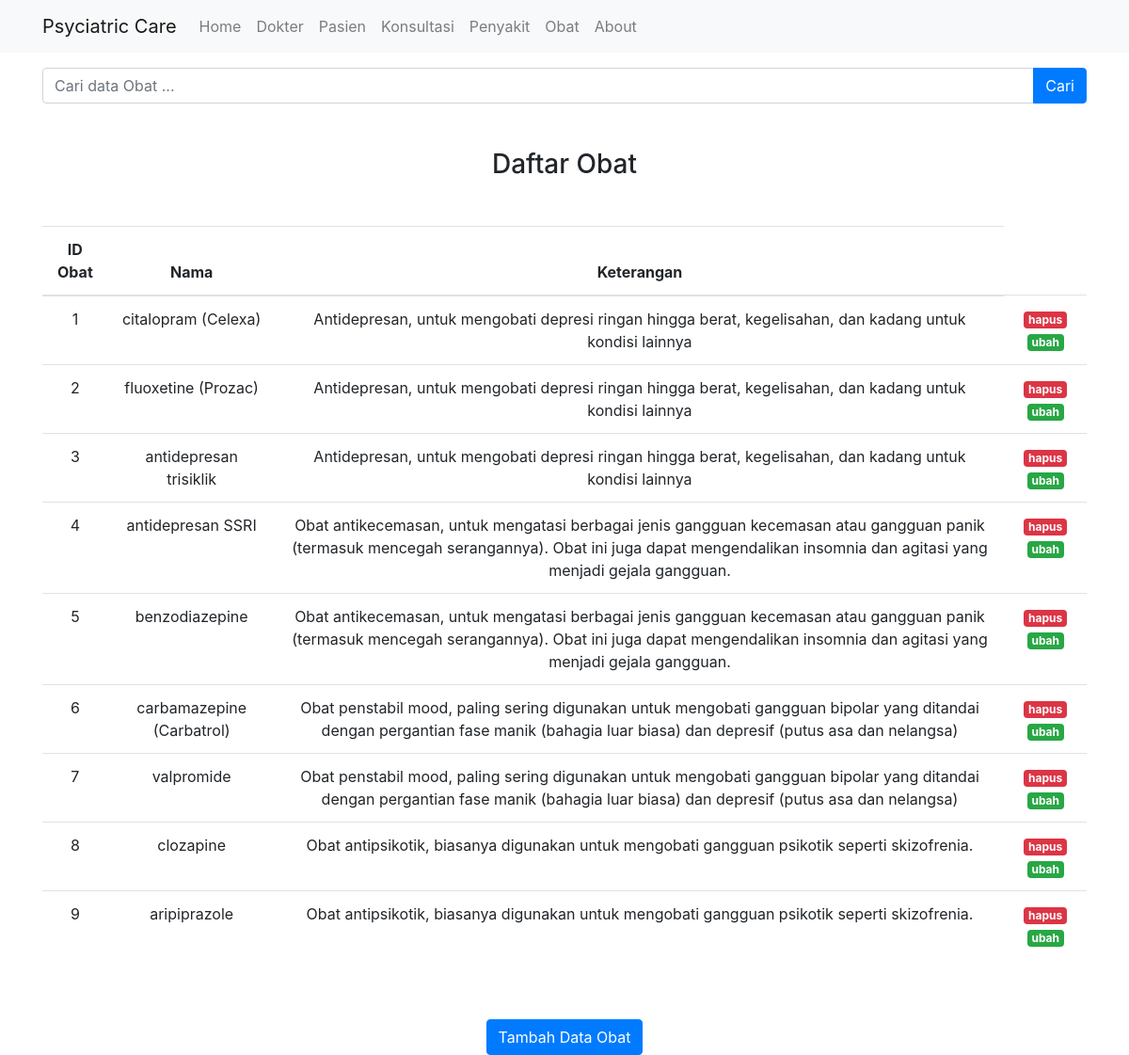
Page /index.php/obat on the committed database.
### tables this page shows
CREATE TABLE `obat` (
  `id` int(10) NOT NULL,
  `nama` varchar(25) NOT NULL,
  `keterangan` text NOT NULL
);

### application/controllers/Obat.php (called while the page is built, shortened)
<?php
class Obat extends CI_Controller
{
	public function __construct()
	{
		$this->load->model('Obat_model');
		$this->load->library('form_validation');
	}
	public function index()
	{
		$data['judul'] = 'Daftar Obat';
		$data['obat'] = $this->Obat_model->getAllObat();
		$this->load->view('templates/header', $data);
		$this->load->view('obat/index', $data);
		$this->load->view('templates/footer');
	}
}

### index.php (called while the page is built, shortened)
<?php
require_once BASEPATH.'core/CodeIgniter.php';

### application/models/Obat_model.php (called while the page is built, shortened)
<?php
class Obat_model extends CI_model
{
	public function getAllObat()
	{
		return $this->db->get('obat')->result_array();
	}
}

### application/views/obat/index.php (the view, shortened to what this page needs)
<div class="container">
    <div class="row mt-3">
        <div class="col md-6">
            <form action="" method="post">
                <div class="input-group">
                    <input type="text" class="form-control" placeholder="Cari data Obat ... " name="keyword">
                    <div class="input-group-append">
                        <button class="btn btn-primary" type="submit">Cari</button>
                    </div>
                </div>
            </form>
        </div>
    </div>
    <div class="row mt-5">
        <div class="col">
            <h3 class="text-center">Daftar Obat</h3>
            <table class="table mt-5">
                <thead>
                    <tr>
                        <th class="text-center" scope="col">ID Obat</th>
                        <th class="text-center" scope="col">Nama</th>
                        <th class="text-center" scope="col">Keterangan</th>
                    </tr>
                </thead>
                <tbody>
                    <tr><?php foreach ($obat as $obt) : ?>
                        <td class="text-center"><?= $obt['id']; ?></td>
                        <td class="text-center"><?= $obt['nama']; ?></td>
                        <td class="text-center"><?= $obt['keterangan']; ?></td>
                        <td class="text-center">
                            <a href="<?= base_url(); ?>Obat/hapus/<?= $obt['id'] ?>" class="badge badge-danger float-center" onclick="return confirm('Apakah anda yakin menghapus data ini?');" ?>hapus</a>
                            <a href="<?= base_url(); ?>Obat/ubah/<?= $obt['id'] ?>" class="badge badge-success float-center" ?>ubah</a>
                        </td>
                    </tr>
                    <?php endforeach ?>
                </tbody>
            </table>
            <div class="row mt-3">
                <div class="col md-6 text-center mt-5">
                    <a href="<?= base_url(); ?>obat/tambah " class="btn btn-primary">Tambah Data Obat</a>
                </div>
            </div>
        </div>
    </div>
</div>

### rows in the picture
obat: id "1", nama "citalopram (Celexa)", keterangan "Antidepresan, untuk mengobati depresi ringan hingga berat, kegelisahan, dan kadang untuk kondisi lainnya"
obat: id "2", nama "fluoxetine (Prozac)", keterangan "Antidepresan, untuk mengobati depresi ringan hingga berat, kegelisahan, dan kadang untuk kondisi lainnya"
obat: id "3", nama "antidepresan trisiklik", keterangan "Antidepresan, untuk mengobati depresi ringan hingga berat, kegelisahan, dan kadang untuk kondisi lainnya"
obat: id "4", nama "antidepresan SSRI", keterangan "Obat antikecemasan, untuk mengatasi berbagai jenis gangguan kecemasan atau gangguan panik (termasuk mencegah serangannya). Obat ini juga dapat mengendalikan insomnia dan agitasi yang menjadi gejala gangguan."
obat: id "5", nama "benzodiazepine", keterangan "Obat antikecemasan, untuk mengatasi berbagai jenis gangguan kecemasan atau gangguan panik (termasuk mencegah serangannya). Obat ini juga dapat mengendalikan insomnia dan agitasi yang menjadi gejala gangguan."
obat: id "6", nama "carbamazepine (Carbatrol)", keterangan "Obat penstabil mood, paling sering digunakan untuk mengobati gangguan bipolar yang ditandai dengan pergantian fase manik (bahagia luar biasa) dan depresif (putus asa dan nelangsa)"
obat: id "7", nama "valpromide", keterangan "Obat penstabil mood, paling sering digunakan untuk mengobati gangguan bipolar yang ditandai dengan pergantian fase manik (bahagia luar biasa) dan depresif (putus asa dan nelangsa)"
obat: id "8", nama "clozapine", keterangan "Obat antipsikotik, biasanya digunakan untuk mengobati gangguan psikotik seperti skizofrenia."
obat: id "9", nama "aripiprazole", keterangan "Obat antipsikotik, biasanya digunakan untuk mengobati gangguan psikotik seperti skizofrenia."
